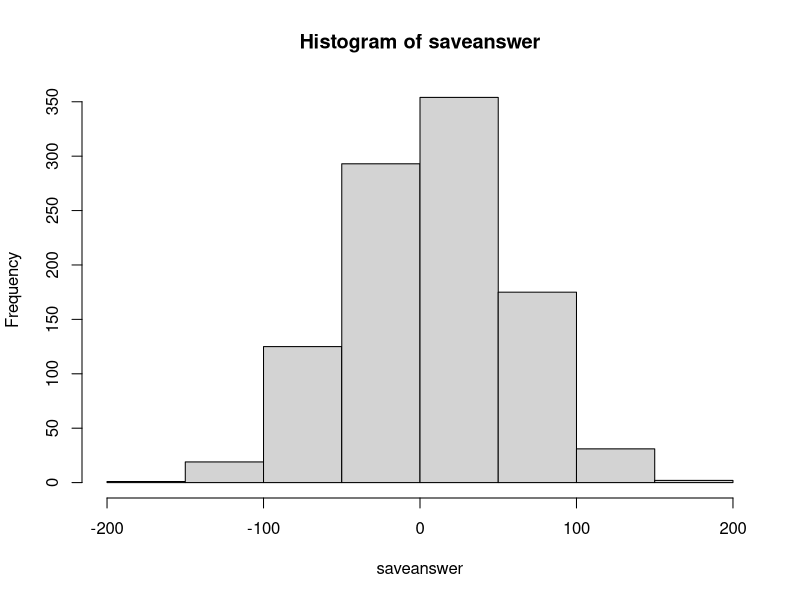
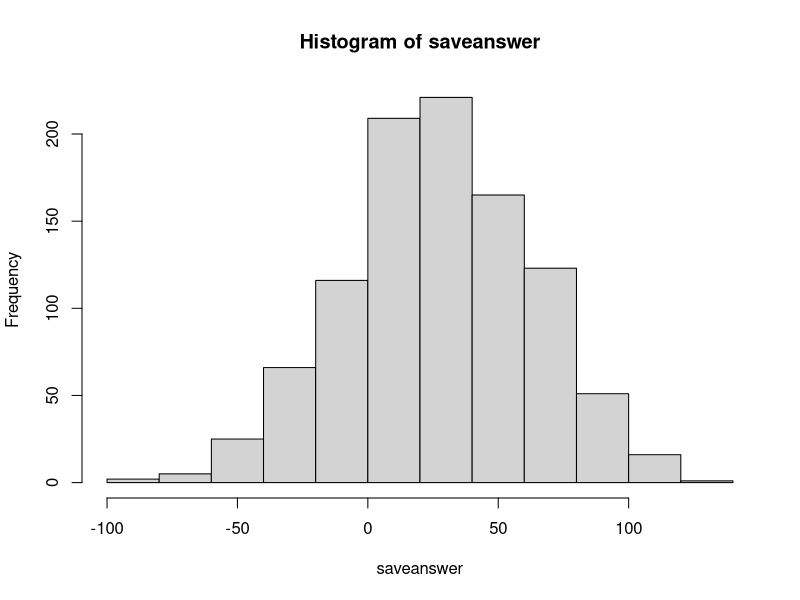
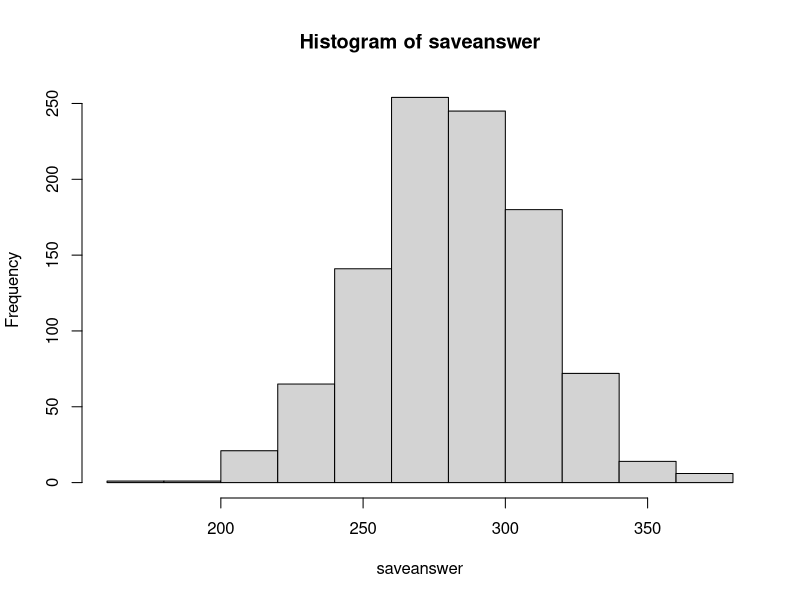

The R script that drew these images, in order:
## ---- chunk 1
knitr::opts_chunk$set(echo = TRUE)
require(tidyverse)
require(tidyverse)
require(knitr)
## ---- chunk 2
birthdays = 1:365
saveanswer = vector("numeric")
for(j in 1:1000) {

savebank = 0
for(i in 1:637) {
classsample <- sample(birthdays, 35, replace = TRUE)
d <- duplicated(classsample)

# If we add up 'd' and get a number greater than 0, we have two people who have the same birthday.

if(sum(d) > 0) {
  savebank = savebank + 1
} else {
  savebank = savebank - 4.30
}
}
saveanswer[j] <- savebank
}
## ---- chunk 3
hist(saveanswer)
ssanswer <- sort(saveanswer)
print(ssanswer[25])
print(ssanswer[975])
## ---- chunk 4
birthdays = 1:365
saveanswer = vector("numeric")
for(j in 1:1000) {

savebank = 0
for(i in 1:637) {
classsample <- sample(birthdays, 29, replace = TRUE)
d <- duplicated(classsample)

# If we add up 'd' and get a number greater than 0, we have two people who have the same birthday.

if(sum(d) > 0) {
  savebank = savebank + 1
} else {
  savebank = savebank - 2
}
}
saveanswer[j] <- savebank
}
## ---- chunk 5
hist(saveanswer)
ssanswer <- sort(saveanswer)
print(ssanswer[25])
print(ssanswer[975])
## ---- chunk 6
birthdays = 1:365
saveanswer = vector("numeric")
for(j in 1:1000) {

savebank = 0
for(i in 1:637) {
classsample <- sample(birthdays, 35, replace = TRUE)
d <- duplicated(classsample)

# If we add up 'd' and get a number greater than 0, we have two people who have the same birthday.

if(sum(d) > 0) {
  savebank = savebank + 1
} else {
  savebank = savebank - 2
}
}
saveanswer[j] <- savebank
}
## ---- chunk 7
hist(saveanswer)
ssanswer <- sort(saveanswer)
print(ssanswer[25])
print(ssanswer[975])
